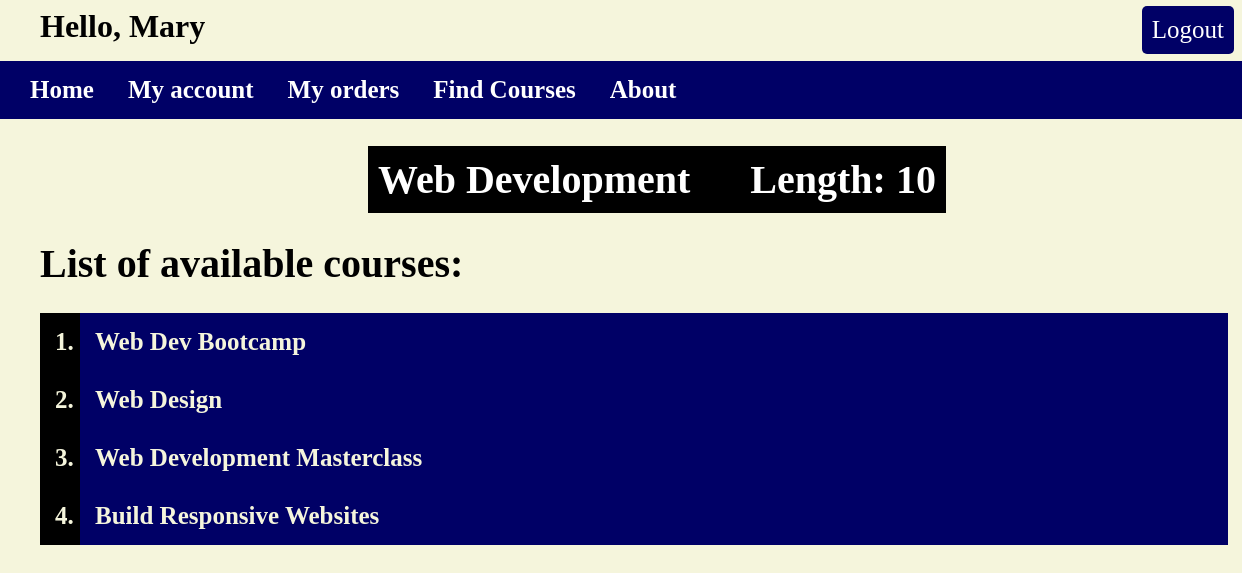
Screenshot of /myapp/1 (signed in) with the database file from the repository.
### myapp/models.py (models this page shows, shortened)
class Topic(models.Model):
    name = models.CharField(max_length=200)
    length = models.IntegerField(default=12)

class Course(models.Model):
    title = models.CharField(max_length=200)
    topic = models.ForeignKey(Topic, related_name='courses', on_delete=models.CASCADE)
    price = models.DecimalField(max_digits=10, decimal_places=2, validators=[
            MaxValueValidator(500),
            MinValueValidator(50)
        ])
    for_everyone = models.BooleanField(default=True)
    description = models.TextField(blank=True)
    num_reviews = models.PositiveIntegerField(default=0)

### myapp/views.py (the view)
# urls.py: path(r'<int:topic_id>', DetailView.as_view(), name='topic detail'),
class DetailView(View):
    def get(self, request, topic_id):
        topic = get_object_or_404(Topic, id=topic_id)
        course_list = Course.objects.filter(topic=topic)
        return render(request, 'myapp/detail.html', {'course_list': course_list, 'topic': topic})

### myapp/templates/myapp/detail.html (shortened to what this page needs)
{% extends 'myapp/base.html' %}
{% block body_block %}
    <div class="main_body">
    <center>
    <h1 class="sub-head"><b>{{ topic.name }} &emsp; Length: {{ topic.length }} </b></h1></center>
    <h1><b>List of available courses:</b></h1>
    <ol>
    {% for course in course_list %}
        <li class="cstyle">{{ course.title }}</li>
    {% endfor %}
    </ol>
    </div>
{% endblock %}

### myapp/templates/myapp/base.html (shortened to what this page needs)
<!DOCTYPE html>
{% load static %}
<html>
    <head>
        <link rel="stylesheet" type="text/css" href="{% static 'myapp/style.css' %}" />
    </head>
    <body>
        <div class="heading">
            <h1 style="margin: 0px;font-weight: bold;">
                    {% block myhdg %} Hello, {{ request.user.first_name }} {% endblock %}
            </h1>
        </div>
        <div>
        	<ul class="list1">
                <li class="hbar1 cstyle"><a href="{% url 'myapp:index' %}">Home</a></li>
                <li class="hbar1 cstyle"><a href="{% url 'myapp:my_account' %}">My account</a></li>
                <li class="hbar1 cstyle"><a href="{% url 'myapp:myorders' %}">My orders</a></li>
                <li class="hbar1 cstyle"><a href="/myapp/findcourses/">Find Courses</a></li>
                <li class="hbar1 cstyle"><a href="/myapp/about/">About</a></li>
                {% if request.user.is_anonymous %}
                    <li class="opts"><a href="{% url 'myapp:login' %}" >Login</a></li>
                    <li class="opts"><a href="{% url 'myapp:register' %}" >Register Here</a></li>
                {% else %}
                    <li class="opts"><a href="{% url 'myapp:logout' %}" >Logout</a></li>
                {% endif %}
            </ul>
        </div>
    {% block body_block %} *** {% endblock %}
    </body>
</html>

### myapp/static/myapp/style.css (style rules this page uses)
body { background-color: beige; margin-left: 0px; overflow-x: hidden; }
.opts { list-style-type: none; float: right; position: relative; top: -70px; margin-right: 15px; padding: 10px; background-color: #000066; border-radius: 5px; cursor: pointer; }
.main_body { position: relative; left:40px; font-size: 20px; }
.heading { position: relative; left: 40px; font-weight: bolder; margin-bottom: 5px; }
.sub-head { background-color: black; color: white; width: max-content; padding: 10px; cursor: pointer; }
* { font-family: calibri; }
.list1 { background-color: #000066; padding: 15px; width:100%; }
.hbar1 { display: inline; }
.cstyle { font-size: 25px; font-weight: bold; padding: 15px; background-color: #000066; width: 90vw; color: beige; cursor: pointer; }
li a { text-decoration: none; color: white; font-size: 25px; }
ol { background-color: black; color: beige; font-size: 25px; font-weight: bold; width:max-content; }

### rows the page displays
Topic: name "Web Development", length "10"
Course: title "Web Dev Bootcamp"
Course: title "Web Design"
Course: title "Web Development Masterclass"
Course: title "Build Responsive Websites"

### other values shown
{{ request.user.first_name }} "Mary"
